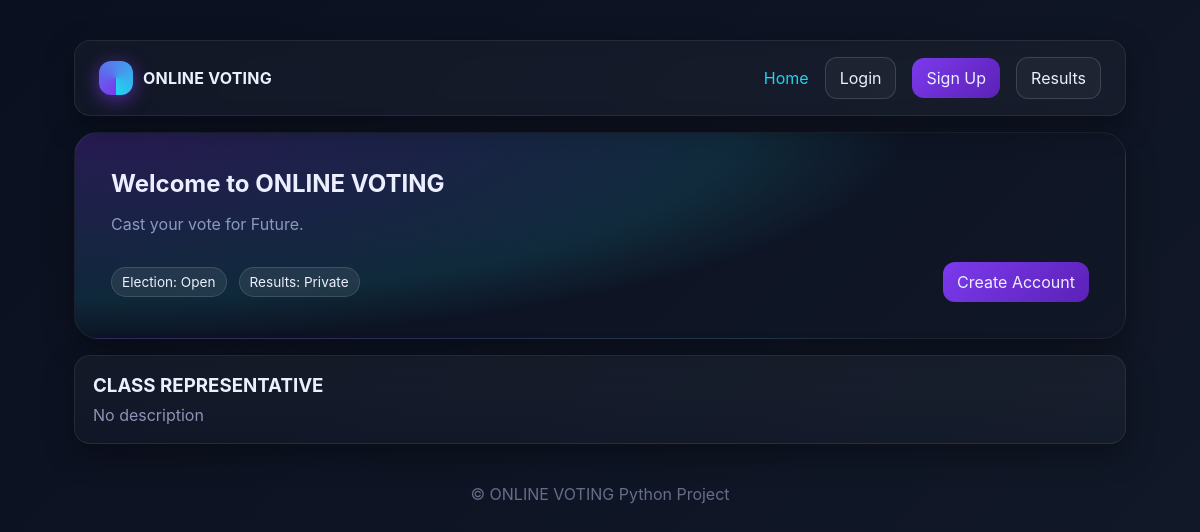
The page / on the database its author committed.
### app.py (models this page shows, shortened)
class Setting(db.Model):
    __tablename__ = "settings"
    key = db.Column(db.String(64), primary_key=True)
    value = db.Column(db.String(256), nullable=False)
    @staticmethod
    def get(key, default=None):
        s = Setting.query.get(key)
        return s.value if s else default

class Position(db.Model):
    __tablename__ = "positions"
    id = db.Column(db.Integer, primary_key=True)
    name = db.Column(db.String(120), nullable=False, unique=True)
    description = db.Column(db.Text)
    candidates = db.relationship("Candidate", backref="position", cascade="all, delete-orphan")

### app.py (the view)
@app.route("/")
def index():
    positions = Position.query.order_by(Position.name.asc()).all()
    return render_template("index.html", positions=positions)

### app.py (called while the page is built)
@app.context_processor
def inject_globals():
    return {
        "site_title": Setting.get("site_title", "Campus Election"),
        "election_open": Setting.get("election_open", "true") == "true",
        "show_results_public": Setting.get("show_results_public", "false") == "false" and False or Setting.get("show_results_public", "false") == "true",
    }

@app.before_request
def ensure_initialized():
    db.create_all()
    if Setting.get("site_title") is None:
        Setting.set("site_title", "Campus Election")
        Setting.set("election_open", "true")
        Setting.set("show_results_public", "false")
    if not User.query.filter_by(role="admin").first():
        admin = User(name="Admin", email="admin@123.com", role="admin")
        admin.set_password("1234")
        db.session.add(admin)
        db.session.commit()

### templates/index.html
{% extends "base.html" %}
{% block content %}
<section class="hero card">
  <h1 style="margin:0 0 8px 0">Welcome to {{ site_title }}</h1>
  <p class="muted">Cast your vote for Future.</p>
  <div style="height:12px"></div>
  <div class="spaced">
    <div class="flex" style="gap:12px">
      <span class="pill">Election: {{ 'Open' if election_open else 'Closed' }}</span>
      <span class="pill">Results: {{ 'Public' if show_results_public else 'Private' }}</span>
    </div>
    <div class="flex">
      {% if current_user.is_authenticated %}
        {% if current_user.role == 'voter' %}
          <a class="btn primary" href="{{ url_for('vote') }}">Go Vote</a>
        {% else %}
          <a class="btn primary" href="{{ url_for('admin_dashboard') }}">Admin Panel</a>
        {% endif %}
      {% else %}
        <a class="btn primary" href="{{ url_for('register') }}">Create Account</a>
      {% endif %}
    </div>
  </div>
</section>
<div style="height:16px"></div>
<section class="grid">
  {% for p in positions %}
  <div class="card">
    <h3>{{ p.name }}</h3>
    <div class="muted">{{ p.description or 'No description' }}</div>
  </div>
  {% else %}
  <div class="card">
    <h3>No positions yet</h3>
    <div class="muted">Admin can add positions and candidates from the dashboard.</div>
  </div>
  {% endfor %}
</section>
{% endblock %}

### templates/base.html (shortened to what this page needs)
<!doctype html>
<html lang="en">
<head>
  <link rel="stylesheet" href="{{ url_for('static', filename='styles.css') }}">
</head>
<body>
  <div class="container">
    <header class="nav">
      <div class="brand">
        <div class="logo"></div>
        <div>{{ site_title }}</div>
      </div>
      <nav class="nav-links">
        <a href="{{ url_for('index') }}">Home</a>
        {% if current_user.is_authenticated %}
          {% if current_user.role == 'voter' %}<a href="{{ url_for('vote') }}">Vote</a>{% endif %}
          {% if current_user.role == 'admin' %}<a href="{{ url_for('admin_dashboard') }}">Admin</a>{% endif %}
          <a class="btn" href="{{ url_for('logout') }}">Logout</a>
        {% else %}
          <a class="btn" href="{{ url_for('login') }}">Login</a>
          <a class="btn primary" href="{{ url_for('register') }}">Sign Up</a>
        {% endif %}
        <a class="btn" href="{{ url_for('results') }}">Results</a>
      </nav>
    </header>
    {% block content %}{% endblock %}
    <footer class="center">
      <div class="muted">© {{ site_title }} Python Project</div>
    </footer>
  </div>
</body>
</html>

### static/styles.css (style rules this page uses)
:root { --bg:#0b1020; --card:#141a2f; --muted:#8fa1ff; --text:#ebefff; --accent:#7c3aed; --accent-2:#22d3ee; --danger:#ef4444; --ok:#22c55e; --warning:#f59e0b; --shadow: 0 10px 30px rgba(0,0,0,.35); --radius: 16px; }
* { box-sizing:border-box }
html,body { margin:0;padding:0;background:linear-gradient(135deg,#0b1020 0%,#111827 100%);color:var(--text);font-family:Inter,system-ui,Segoe UI,Roboto,Arial,sans-serif;min-height:100% }
a { color:var(--accent-2);text-decoration:none }
.container { max-width:1100px;margin:0 auto;padding:24px }
header.nav { display:flex;gap:12px;align-items:center;justify-content:space-between;padding:16px 24px;margin:16px auto;background:rgba(255,255,255,.03);backdrop-filter: blur(8px);border:1px solid rgba(255,255,255,.08);border-radius:var(--radius);box-shadow:var(--shadow) }
.brand { display:flex;align-items:center;gap:10px;font-weight:700;letter-spacing:.2px }
.brand .logo { width:34px;height:34px;border-radius:12px;background: conic-gradient(from 180deg at 50% 50%, var(--accent), var(--accent-2));box-shadow: 0 4px 18px rgba(124,58,237,.6) }
.nav-links { display:flex;gap:16px;align-items:center }
.btn { display:inline-flex;align-items:center;justify-content:center;gap:8px;padding:10px 14px;border-radius:12px;border:1px solid rgba(255,255,255,.14);background:rgba(255,255,255,.04);color:var(--text);cursor:pointer;transition:.2s box-shadow,.2s transform,.2s background }
.btn.primary { background:linear-gradient(135deg,var(--accent) 0%,#5b21b6 100%);border:none }
.grid { display:grid;grid-template-columns:repeat(auto-fit,minmax(260px,1fr));gap:18px }
.card { background:linear-gradient(180deg,rgba(255,255,255,.04),rgba(255,255,255,.02));border:1px solid rgba(255,255,255,.08);border-radius:var(--radius);padding:18px;box-shadow:var(--shadow) }
.card h3 { margin:0 0 8px 0 }
.muted { color:#c7d2feaa }
.hero { padding:36px;background:radial-gradient(1200px 300px at 0% 0%, rgba(124,58,237,.25), rgba(34,211,238,.12) 55%, transparent 70%);border-radius:24px;border:1px solid rgba(255,255,255,.06) }
.pill { display:inline-block;padding:6px 10px;border-radius:999px;background:rgba(255,255,255,.08);border:1px solid rgba(255,255,255,.12);font-size:.85rem }
.flex { display:flex;gap:10px;align-items:center }
.center { text-align:center }
.spaced { display:flex;justify-content:space-between;align-items:center }
footer { opacity:.7;margin:40px 0 20px }

### rows shown on the page
Setting: value "ONLINE VOTING"
Position: name "CLASS REPRESENTATIVE", description "No description"

### other values the page prints
{{ 'Open' if election_open else 'Closed' }} "Open"
{{ 'Public' if show_results_public else 'Private' }} "Private"
